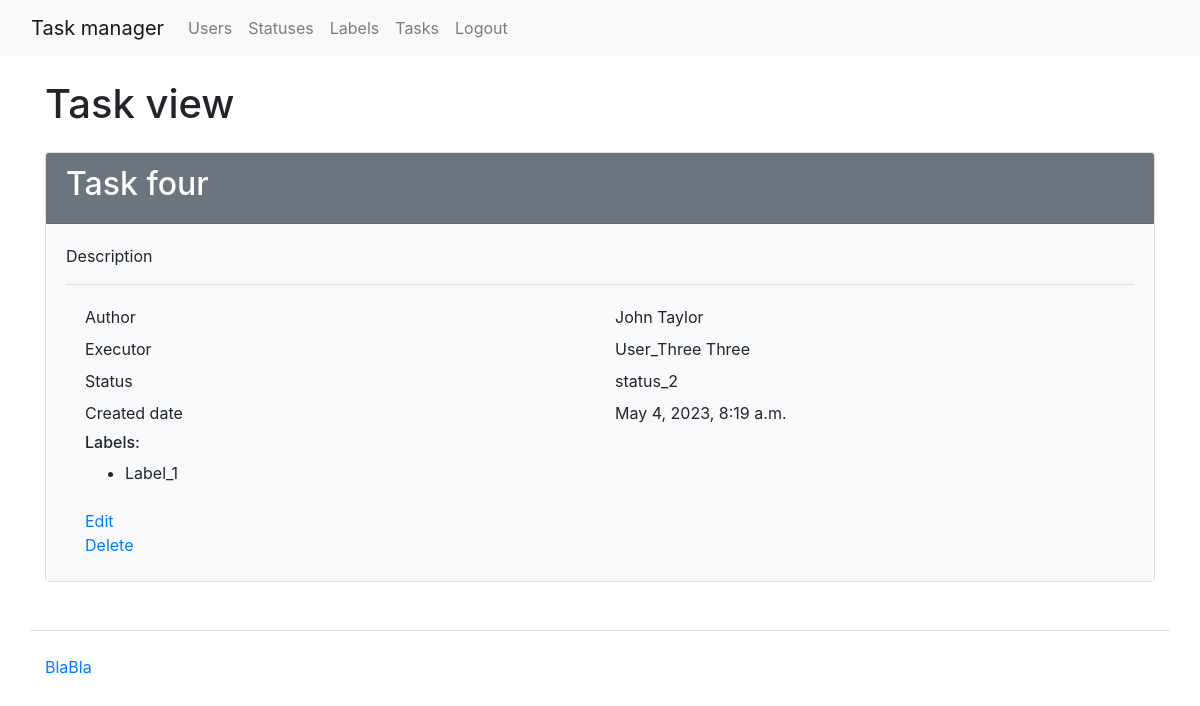
Before: /tasks/6/ (signed in) with the older database file.
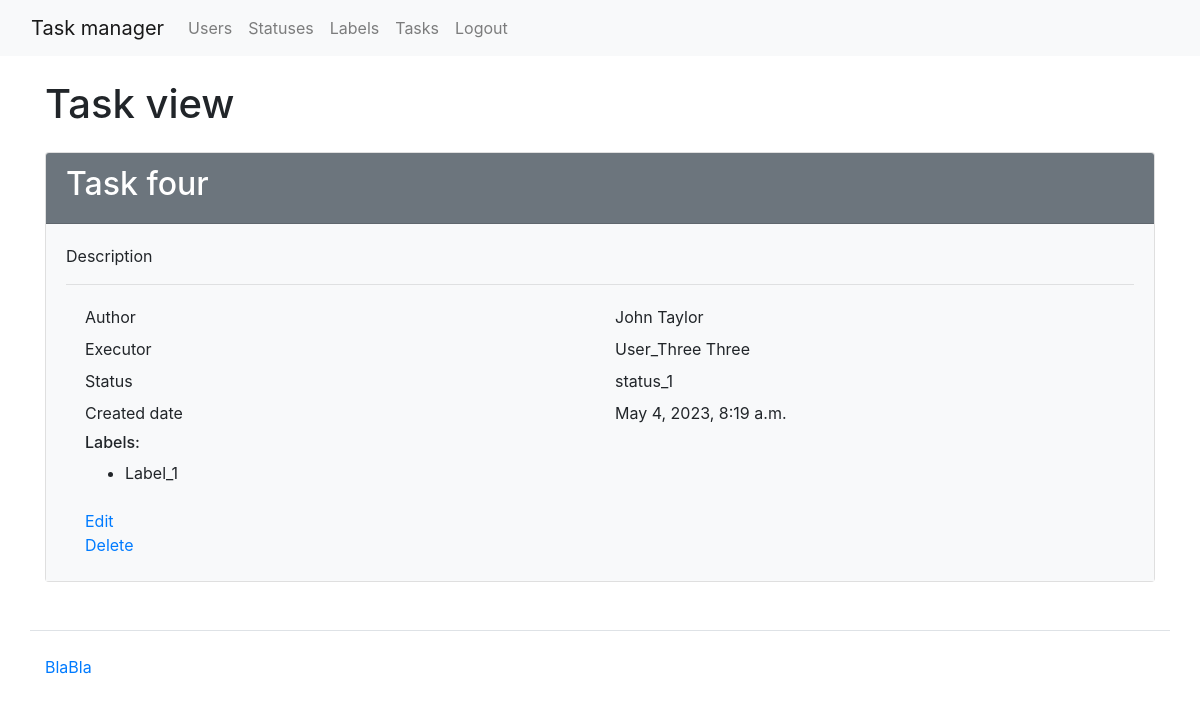
After: the same page with the newer database file.
### tasks/models.py (models this page shows, shortened)
class Task(models.Model):
    name = models.CharField(max_length=100, verbose_name=_('Name'))
    status = models.ForeignKey(Status, null=True, on_delete=models.PROTECT, verbose_name=_('Status'))
    created_at = models.DateTimeField(auto_now_add=True, verbose_name=_('Date joined'))
    description = models.TextField(blank=True, null=True)
    author = models.ForeignKey(
        User,
        on_delete=models.PROTECT,
        related_name='authored_tasks',
        verbose_name=_('Author'),)
    executor = models.ForeignKey(
        User,
        on_delete=models.PROTECT,
        related_name='tasks_assigned_to',
        verbose_name=_('Executor'),)
    labels = models.ManyToManyField(
        Labels,
        blank=True,
        verbose_name=_('Labels'),)

### users/models.py (models this page shows, shortened)
class User(AbstractUser):
    def __str__(self):
        return f'{self.first_name} {self.last_name}'

### statuses/models.py (models this page shows)
class Status(models.Model):
    name = models.CharField(max_length=100, verbose_name=_('Name'))
    created_at = models.DateTimeField(auto_now_add=True, verbose_name=_('Date joined'))
    def __str__(self):
        return self.name

### labels/models.py (models this page shows, shortened)
class Labels(models.Model):
    name = models.CharField(max_length=100, verbose_name=_('Name'))
    created_at = models.DateTimeField(auto_now_add=True,
                                      verbose_name=_('Created date'))

### tasks/views.py (the view)
# urls.py: path('<int:pk>/', views.TaskDetailView.as_view(), name='view_task'),
class TaskDetailView(LoginRequiredMixin, DetailView):
    model = Task
    template_name = 'task_view.html'
    extra_context = {'title': _('Task view')}

### tasks/templates/task_view.html (shortened to what this page needs)
{% extends 'base.html' %}
{% load i18n %}
{% load bootstrap4 %}
{% block content %}
<div class="container wrapper flex-grow-1">
    <h1 class="my-4">{% translate title %}</h1>
    <div class="card">
        <div class="card-header bg-secondary text-white">
            <h2>{{ task.name }}</h2>
        </div>
        <div class="card-body bg-light">
            <p>{{ task.description }}</p>
            <hr>
            <div class="container">
                <div class="row p-1">
                    <div class="col">{% translate "Author" %}</div>
                    <div class="col">{{ task.author }}</div>
                </div>
                <div class="row p-1">
                    <div class="col">{% translate "Executor" %}</div>
                    <div class="col">{{ task.executor }}</div>
                </div>
                <div class="row p-1">
                    <div class="col">{% translate "Status" %}</div>
                    <div class="col">{{ task.status }}</div>
                </div>
                <div class="row p-1">
                    <div class="col">{% translate "Created date" %}</div>
                    <div class="col">{{ task.created_at }}</div>
                </div>
                <div class="row p-1">
                    <div class="col"><h6>{% translate "Labels" %}:</h6>
                        <ul>
                            {% for label in task.labels.all %}
                                <li>{{ label.name }}</li>
                          {% endfor %}
                        </ul>
                    </div>
                </div>
                <div class="row p-1">
                    <div class="col">
                      <a href="{% url 'tasks:update' task.pk %}">{% translate 'Edit' %}</a>
                      <br>
                      <a href="{% url 'tasks:delete' task.pk %}">{% translate 'Delete' %}</a>
                    </div>
                </div>
            </div>
        </div>
    </div>
</div>
{% endblock content %}

### task_manager/templates/base.html (shortened to what this page needs)
<!doctype html>
{% load i18n %}
{% load bootstrap4 %}
{% bootstrap_css %}
<html lang="ru-ru">
  <head>
  </head>
  <body>
    <nav class="navbar navbar-expand-lg navbar-light bg-light mb-3">
      <div class="container-fluid">
        <a class="navbar-brand" href="{% url 'main' %}">{% translate 'Task manager' %}</a>
        <div class="collapse navbar-collapse" id="navbarCollapse">
          <ul class="navbar-nav">
            <li class="nav-item">
              <a class="nav-link" href="{% url 'users:users' %}">{% translate 'Users' %}</a>
            </li>
            {% if request.user.is_authenticated %}
            <li class="nav-item">
              <a class="nav-link" href="{% url 'statuses:statuses' %}">{% translate 'Statuses' %}</a>
            </li>
            <li class="nav-item">
              <a class="nav-link" href="{% url 'labels:labels' %}">{% translate 'Labels' %}</a>
            </li>
            <li class="nav-item">
              <a class="nav-link" href="{% url 'tasks:tasks' %}">{% translate 'Tasks' %}</a>
            </li>
            <li class="nav-item">
              <a class="nav-link" href="{% url 'logout' %}">{% translate 'Logout' %}</a>
            </li>
            {% endif %}
          </ul>
        </div>
      </div>
    </nav>
    <div id="content">
      {% block content %}{% endblock %}
    </div>
    <footer>
      <div class="container my-5 pt-4 border-top">
        <a target="_blank" href="https://github.com/kat-git-hub">BlaBla</a>
      </div>
    </footer>
  </body>
</html>

Changed rows visible on the page:
changed Task "Task four": status "status_2" → "status_1"
